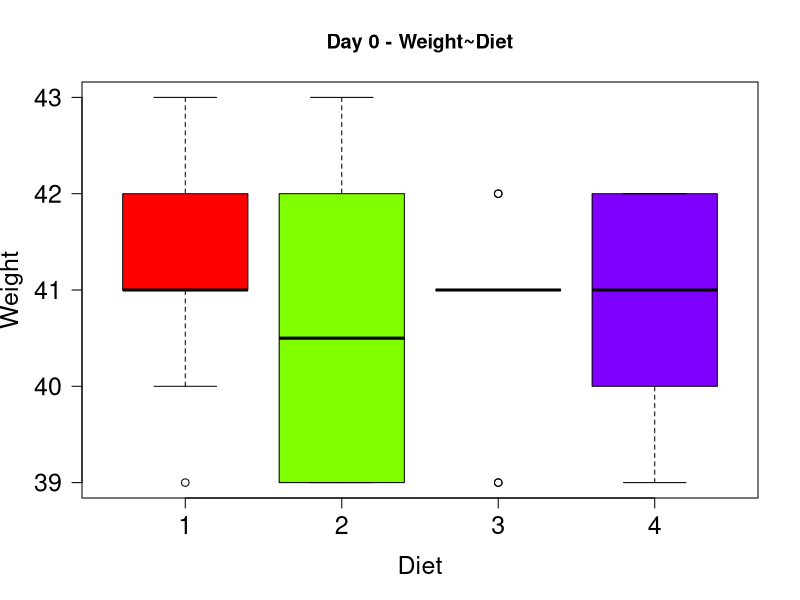
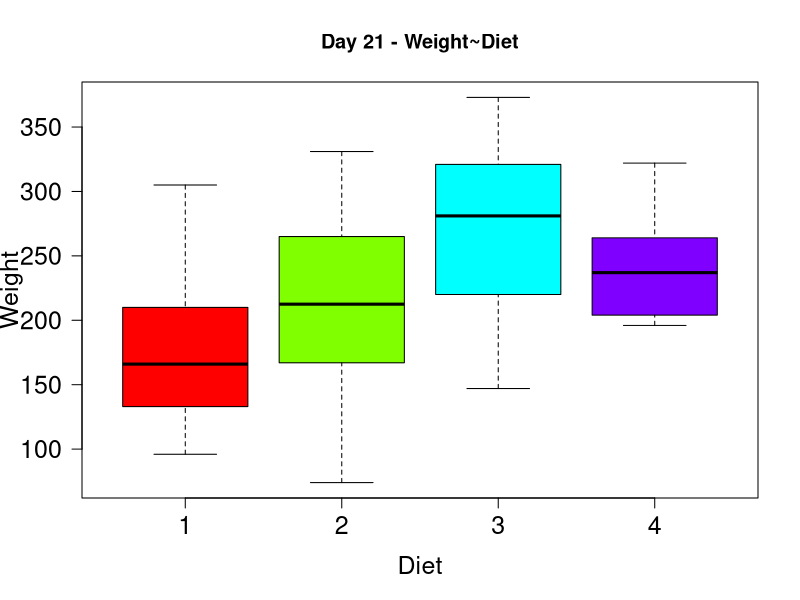
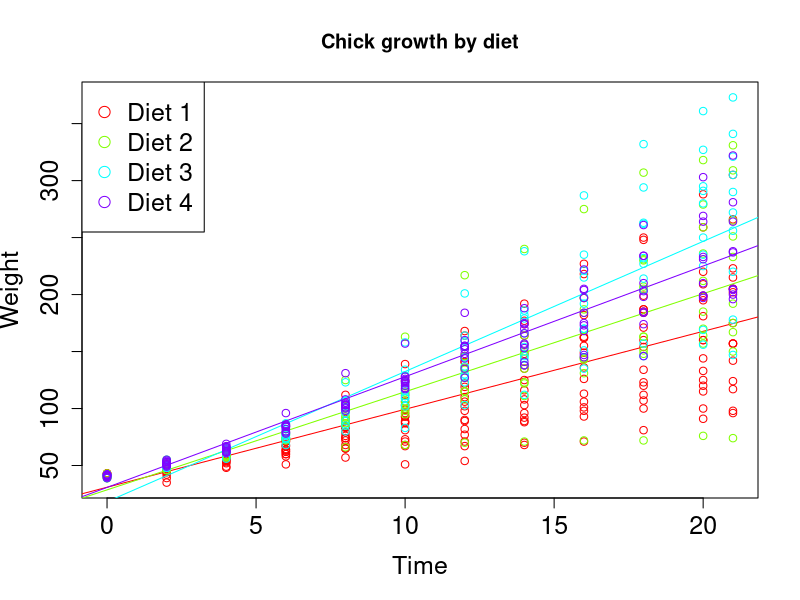
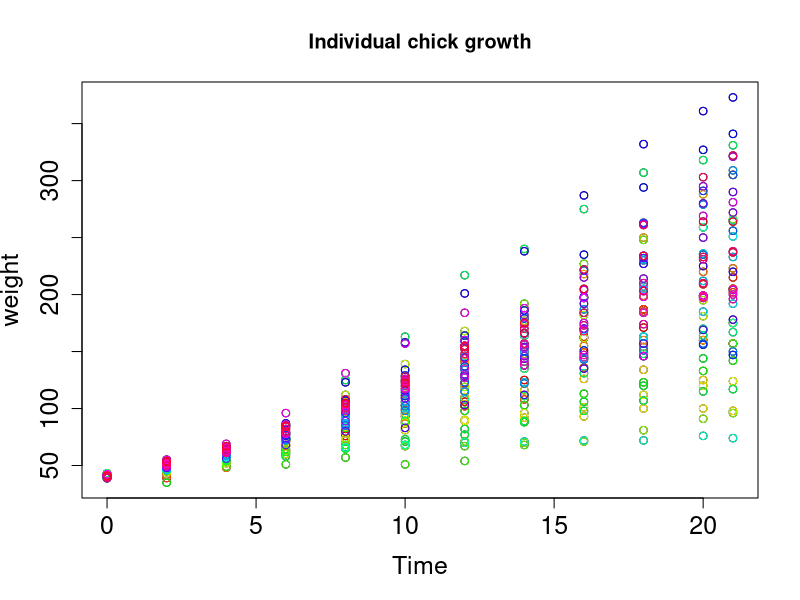

Source code (R) for these figures, in order:
#!/usr/bin/env Rscript

data <- ChickWeight

diet_num <- length(unique(data$Diet))
colors <- rainbow(diet_num)

## Make the boxplot for the weight of the chicks for each diet
data_day0<- data[data$Time == 0,]

pdf("Weight_Diet_Day0_boxplot.pdf")

boxplot(weight~Diet,
     data=data_day0,
     main="Day 0 - Weight~Diet",
     xlab="Diet",
     ylab="Weight",
     col=colors,
     las=1,
     cex.axis=1.5,
     cex.lab=1.5)

dev.off()

# run an ANOVA
anova1=aov(data_day0$weight~data_day0$Diet)
summary(anova1)
TukeyHSD(anova1)

## Make the boxplot for the weight of the chicks for each diet
data_day21 <- data[data$Time == 21,]

pdf("Weight_Diet_Day21_boxplot.pdf")

boxplot(weight~Diet,
     data=data_day21,
     main="Day 21 - Weight~Diet",
     xlab="Diet",
     ylab="Weight",
     col=colors,
     las=1,
     cex.axis=1.5,
     cex.lab=1.5)

dev.off()

# run an ANOVA
anova2=aov(data_day21$weight~data_day21$Diet)
summary(anova2)
TukeyHSD(anova2)


summary(aov(weight ~ Diet*Time + Error(Chick), data=data))

## Plot effects of diet on chick growth
data_diet1 <- data[data$Diet == 1,]
data_diet2 <- data[data$Diet == 2,]
data_diet3 <- data[data$Diet == 3,]
data_diet4 <- data[data$Diet == 4,]

min_weight <- min(data$weight)
max_weight <- max(data$weight)

min_Time <- min(data$Time)
max_Time <- max(data$Time)

pdf("Chick_Growth_by_Diet.pdf")

plot(data_diet1$Time,
     data_diet1$weight,
     main = "Chick growth by diet",
     xlab = "Time",
     ylab = "Weight",
     xlim = c(min_Time, max_Time),
     ylim = c(min_weight, max_weight),
     col=colors[1],
     cex.lab = 1.5,
     cex.axis = 1.5)

abline(lm(weight ~ Time, data=data_diet1),
       col=colors[1])

points(data_diet2$Time,
       data_diet2$weight,
       col=colors[2])

abline(lm(weight ~ Time, data=data_diet2),
       col=colors[2])

points(data_diet3$Time,
       data_diet3$weight,
       col=colors[3])

abline(lm(weight ~ Time, data=data_diet3),
       col=colors[3])

points(data_diet4$Time,
       data_diet4$weight,
       col=colors[4])

abline(lm(weight ~ Time, data=data_diet4),
       col=colors[4])

legend("topleft",
       legend = c("Diet 1", "Diet 2", "Diet 3", "Diet 4"),
       col = colors,
       pch = 1,
       bty = "o",
       cex = 1.5)

dev.off()

##Plot individual chick growth
pdf("Individual_Chick_Growth.pdf")

plot(data$Time,
     data$weight,
     main = "Individual chick growth",
     xlab = "Time",
     ylab = "weight",
     cex.lab = 1.5,
     cex.axis = 1.5)

Chick_Colors <- rainbow(50)

for (i in 1:50)
{
    data_chick <- data[data$Chick == i,]
    points(data_chick$Time,
           data_chick$weight,
           col = Chick_Colors[i])

}

dev.off()
